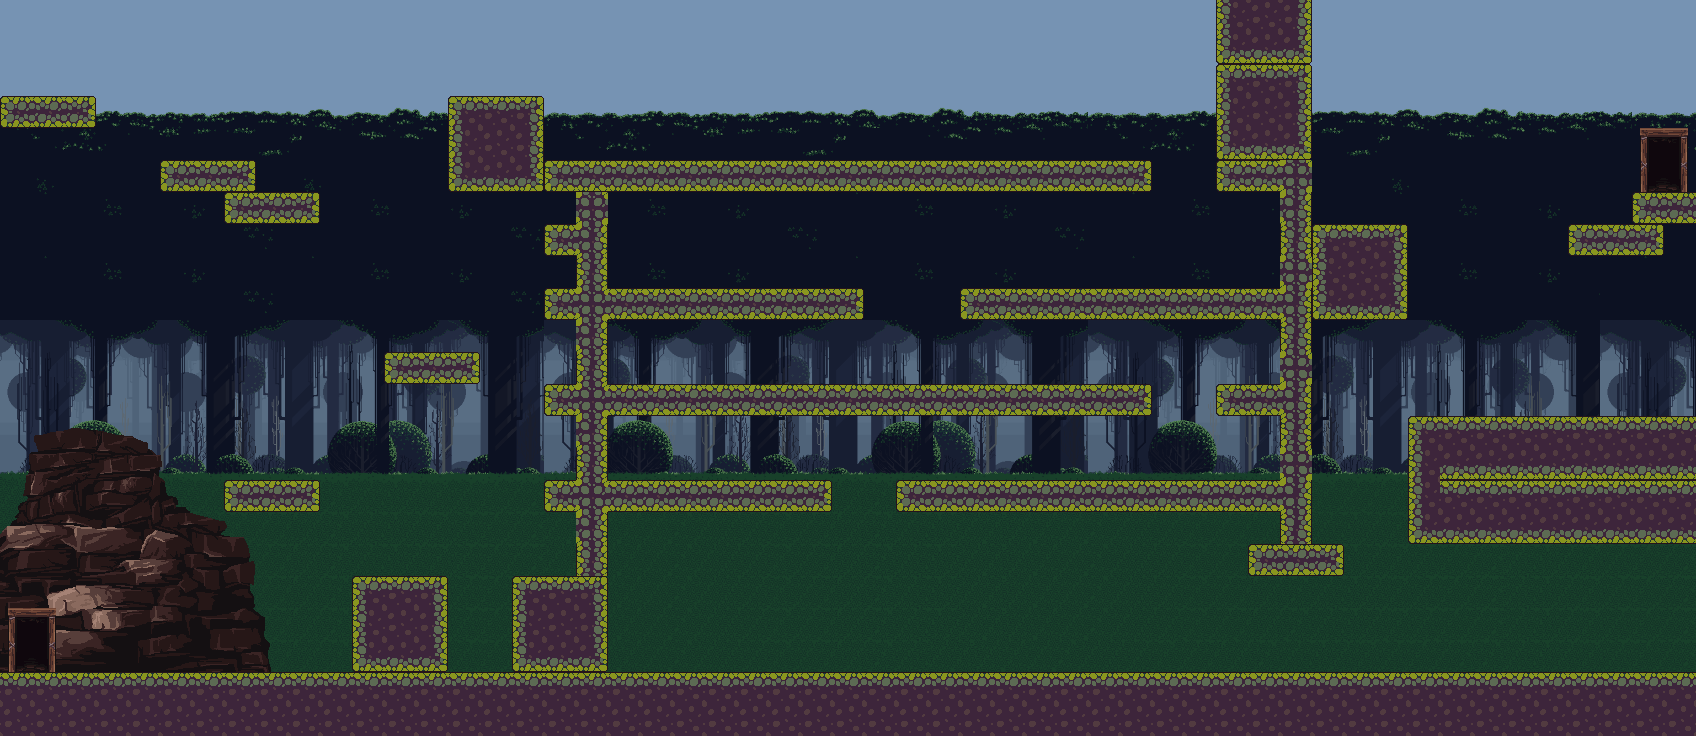

The image is a tile-based game level rendered from a .tmx file. Its description and source (layers, tilesets, objects; grid data summarised) follow:
An orthogonal 53x23 tile map with 32x32 px tiles, 9 tile layers (fondo, fondo1, fondo2, fondo3, ...) and 9 objects (2x goblinZone, 2x leftArrowZone, startZone, winZone, powerSword, ...).

<map version="1.5" tiledversion="1.7.0" orientation="orthogonal" renderorder="right-down" width="53" height="23" tilewidth="32" tileheight="32" infinite="0" nextlayerid="15" nextobjectid="14">
 <tileset firstgid="1" name="tiles3" tilewidth="32" tileheight="32" tilecount="1224" columns="24">
  <image source="tiles3.png" width="777" height="1653" />
 </tileset>
 <layer id="5" name="fondo" width="53" height="23">
  <properties>
   <property name="noCollision" type="int" value="0" />
  </properties>
  <data>[1219 cells, 1219 non-empty, 145 distinct tile ids]</data>
 </layer>
 <layer id="6" name="fondo1" width="53" height="23">
  <properties>
   <property name="noCollision" type="int" value="0" />
  </properties>
  <data>[1219 cells, 265 non-empty, 85 distinct tile ids]</data>
 </layer>
 <layer id="9" name="fondo2" width="53" height="23">
  <properties>
   <property name="noCollision" type="int" value="0" />
  </properties>
  <data>[1219 cells, 265 non-empty, 85 distinct tile ids]</data>
 </layer>
 <layer id="10" name="fondo3" width="53" height="23">
  <properties>
   <property name="noCollision" type="int" value="0" />
  </properties>
  <data>[1219 cells, 265 non-empty, 85 distinct tile ids]</data>
 </layer>
 <layer id="11" name="fondo4" width="53" height="23">
  <properties>
   <property name="noCollision" type="int" value="0" />
  </properties>
  <data>[1219 cells, 636 non-empty, 170 distinct tile ids]</data>
 </layer>
 <layer id="13" name="fondo5" width="53" height="23">
  <properties>
   <property name="noCollision" type="int" value="0" />
  </properties>
  <data>[1219 cells, 477 non-empty, 34 distinct tile ids]</data>
 </layer>
 <layer id="7" name="medio" width="53" height="23">
  <properties>
   <property name="noCollision" type="int" value="0" />
  </properties>
  <data>[1219 cells, 72 non-empty, 72 distinct tile ids]</data>
 </layer>
 <layer id="14" name="medio1" width="53" height="23">
  <properties>
   <property name="noCollision" type="int" value="0" />
  </properties>
  <data>[1219 cells, 8 non-empty, 4 distinct tile ids]</data>
 </layer>
 <layer id="1" name="frente" width="53" height="23">
  <data>[1219 cells, 321 non-empty, 17 distinct tile ids]</data>
 </layer>
 <objectgroup id="8" name="objetos">
  <properties>
   <property name="noCollision" type="int" value="0" />
  </properties>
  <object id="3" name="startZone" x="3.49466" y="611.106" width="54.0196" height="58.9467" />
  <object id="4" name="winZone" x="1638.31" y="132.828" width="51.9039" height="60.18" />
  <object id="7" name="powerSword" x="29" y="26" width="41" height="51" />
  <object id="8" name="powerRing" x="1624" y="626" width="61" height="29" />
  <object id="9" name="goblinZone" x="1004" y="599" width="153" height="77" />
  <object id="13" name="goblinZone" x="1444" y="344" width="153" height="74" />
  <object id="10" name="leftArrowZone" x="1066" y="88" width="56" height="69" />
  <object id="11" name="rightArrowZone" x="964" y="217" width="57" height="67" />
  <object id="12" name="leftArrowZone" x="1517" y="597" width="71" height="75" />
 </objectgroup>
</map>